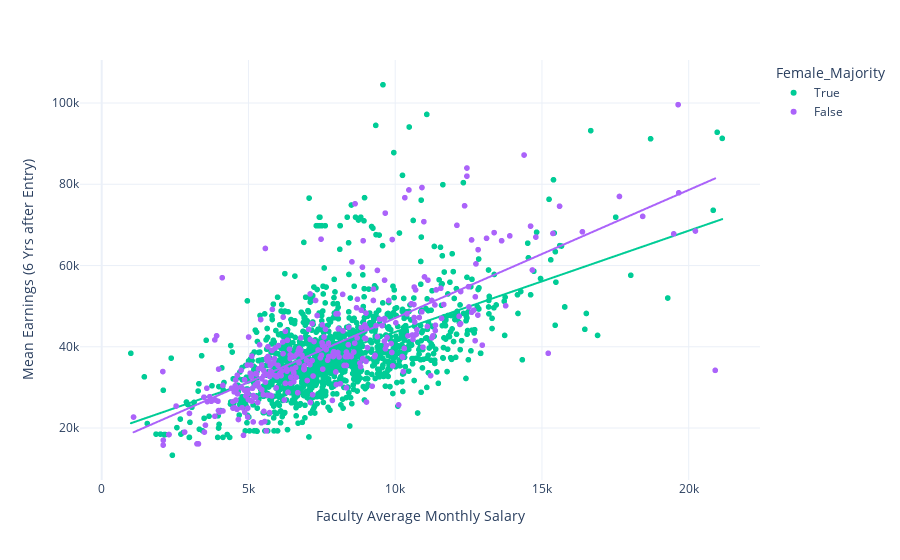

Notebook code cell kept with this figure:
### Code cell
fig = px.scatter(data_frame = df, color="Female_Majority",
                 x = "Faculty Average Monthly Salary", y = "Mean Earnings (6 Yrs after Entry)",
                 hover_name=df['School Name'],trendline='ols',
                 color_discrete_map={ # replaces default color mapping by value
                "True": "RebeccaPurple", "False": "MediumGreen"},
                 template = 'plotly_white')
fig.show()
           

# SAT overage with retention rate
# hue = school ownership

# SAT average with with mean earnings 10 years (could compare to 6)

## for all, words shown = school name, enrollment size, average academic year cost

### Figure 1 — Plotly figure (JSON) as saved in the notebook; plotly's stock layout.template omitted (floating-point values rounded to 4 significant figures; data arrays with more than 128 entries replaced by an {"elided": "..."} marker saying what was removed)
{"data": [{"hovertemplate": "<b>%{hovertext}</b><br><br>Female_Majority=True<br>Faculty Average Monthly Salary=%{x}<br>Mean Earnings (6 Yrs after Entry)=%{y}<extra></extra>", "hovertext": {"elided": "1500 str values"}, "legendgroup": "True", "marker": {"color": "#00cc96", "symbol": "circle"}, "mode": "markers", "name": "True", "showlegend": true, "type": "scattergl", "x": {"elided": "1500 int values"}, "xaxis": "x", "y": {"elided": "1500 int values"}, "yaxis": "y"}, {"hovertemplate": "<b>OLS trendline</b><br>Mean Earnings (6 Yrs after Entry) = 2.49335 * Faculty Average Monthly Salary + 18705.8<br>R<sup>2</sup>=0.317335<br><br>Female_Majority=True<br>Faculty Average Monthly Salary=%{x}<br>Mean Earnings (6 Yrs after Entry)=%{y} <b>(trend)</b><extra></extra>", "legendgroup": "True", "marker": {"color": "#00cc96", "symbol": "circle"}, "mode": "lines", "name": "True", "showlegend": false, "type": "scattergl", "x": {"elided": "1386 int values"}, "xaxis": "x", "y": {"elided": "1386 float values"}, "yaxis": "y"}, {"hovertemplate": "<b>%{hovertext}</b><br><br>Female_Majority=False<br>Faculty Average Monthly Salary=%{x}<br>Mean Earnings (6 Yrs after Entry)=%{y}<extra></extra>", "hovertext": {"elided": "489 str values"}, "legendgroup": "False", "marker": {"color": "#ab63fa", "symbol": "circle"}, "mode": "markers", "name": "False", "showlegend": true, "type": "scattergl", "x": {"elided": "489 int values"}, "xaxis": "x", "y": {"elided": "489 int values"}, "yaxis": "y"}, {"hovertemplate": "<b>OLS trendline</b><br>Mean Earnings (6 Yrs after Entry) = 3.15352 * Faculty Average Monthly Salary + 15530.4<br>R<sup>2</sup>=0.573718<br><br>Female_Majority=False<br>Faculty Average Monthly Salary=%{x}<br>Mean Earnings (6 Yrs after Entry)=%{y} <b>(trend)</b><extra></extra>", "legendgroup": "False", "marker": {"color": "#ab63fa", "symbol": "circle"}, "mode": "lines", "name": "False", "showlegend": false, "type": "scattergl", "x": {"elided": "334 int values"}, "xaxis": "x", "y": {"elided": "334 float values"}, "yaxis": "y"}], "layout": {"legend": {"title": {"text": "Female_Majority"}, "tracegroupgap": 0}, "margin": {"t": 60}, "xaxis": {"anchor": "y", "domain": [0, 1], "title": {"text": "Faculty Average Monthly Salary"}}, "yaxis": {"anchor": "x", "domain": [0, 1], "title": {"text": "Mean Earnings (6 Yrs after Entry)"}}}}
